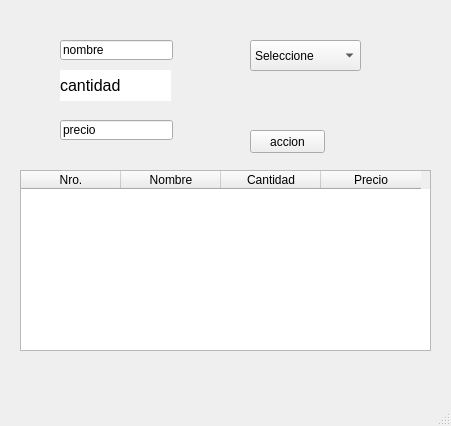
<?xml version="1.0" encoding="UTF-8"?>
<ui version="4.0">
 <class>MainWindow</class>
 <widget class="QMainWindow" name="MainWindow">
  <property name="geometry">
   <rect>
    <x>0</x>
    <y>0</y>
    <width>451</width>
    <height>426</height>
   </rect>
  </property>
  <property name="windowTitle">
   <string>MainWindow</string>
  </property>
  <property name="windowOpacity">
   <double>5.000000000000000</double>
  </property>
  <property name="toolTipDuration">
   <number>-1</number>
  </property>
  <widget class="QWidget" name="centralwidget">
   <widget class="QComboBox" name="btn_combo">
    <property name="geometry">
     <rect>
      <x>250</x>
      <y>40</y>
      <width>111</width>
      <height>31</height>
     </rect>
    </property>
    <item>
     <property name="text">
      <string>Seleccione</string>
     </property>
    </item>
    <item>
     <property name="text">
      <string>1</string>
     </property>
    </item>
    <item>
     <property name="text">
      <string>2</string>
     </property>
    </item>
    <item>
     <property name="text">
      <string>3</string>
     </property>
    </item>
    <item>
     <property name="text">
      <string>4</string>
     </property>
    </item>
    <item>
     <property name="text">
      <string>5</string>
     </property>
    </item>
    <item>
     <property name="text">
      <string>6</string>
     </property>
    </item>
   </widget>
   <widget class="QPushButton" name="accion">
    <property name="enabled">
     <bool>true</bool>
    </property>
    <property name="geometry">
     <rect>
      <x>250</x>
      <y>130</y>
      <width>75</width>
      <height>23</height>
     </rect>
    </property>
    <property name="text">
     <string>accion</string>
    </property>
   </widget>
   <widget class="QLabel" name="cantidad">
    <property name="geometry">
     <rect>
      <x>60</x>
      <y>70</y>
      <width>111</width>
      <height>31</height>
     </rect>
    </property>
    <property name="font">
     <font>
      <pointsize>12</pointsize>
     </font>
    </property>
    <property name="styleSheet">
     <string notr="true">background-color: rgb(255, 255, 255)</string>
    </property>
    <property name="text">
     <string>cantidad</string>
    </property>
   </widget>
   <widget class="QTableWidget" name="tableWidget">
    <property name="geometry">
     <rect>
      <x>20</x>
      <y>170</y>
      <width>411</width>
      <height>181</height>
     </rect>
    </property>
    <column>
     <property name="text">
      <string>Nro.</string>
     </property>
    </column>
    <column>
     <property name="text">
      <string>Nombre</string>
     </property>
    </column>
    <column>
     <property name="text">
      <string>Cantidad</string>
     </property>
    </column>
    <column>
     <property name="text">
      <string>Precio</string>
     </property>
    </column>
   </widget>
   <widget class="QLineEdit" name="nombre">
    <property name="geometry">
     <rect>
      <x>60</x>
      <y>40</y>
      <width>113</width>
      <height>20</height>
     </rect>
    </property>
    <property name="text">
     <string>nombre</string>
    </property>
   </widget>
   <widget class="QLineEdit" name="precio">
    <property name="geometry">
     <rect>
      <x>60</x>
      <y>120</y>
      <width>113</width>
      <height>20</height>
     </rect>
    </property>
    <property name="text">
     <string>precio</string>
    </property>
   </widget>
  </widget>
  <widget class="QMenuBar" name="menubar">
   <property name="geometry">
    <rect>
     <x>0</x>
     <y>0</y>
     <width>451</width>
     <height>21</height>
    </rect>
   </property>
   <property name="toolTipDuration">
    <number>1</number>
   </property>
  </widget>
  <widget class="QStatusBar" name="statusbar"/>
 </widget>
 <resources/>
 <connections/>
</ui>
